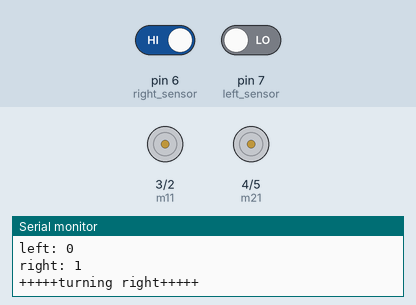
This sketch was run on a simulated Arduino Uno, built with avr-gcc and run on an emulated ATmega328P. Shown: motor-driver pin pairs drawn as motors (green arrow = first pin HIGH = forward, orange = second pin HIGH = backward, longer = more drive), the last lines printed to the serial monitor. Inputs (shaded band) come from the test bench; at power-on: pin 6 (right_sensor) HIGH, pin 7 (left_sensor) LOW.

Above: at 3.6 s.
3.7 s: pin 6 (right_sensor) driven LOW
At 4.3 s:
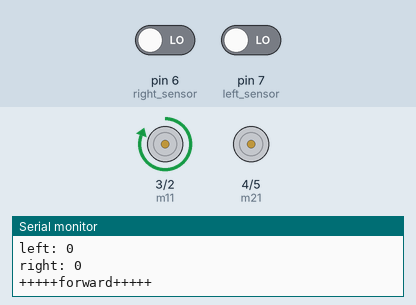
7.3 s: pin 7 (left_sensor) driven HIGH
At 9.6 s:
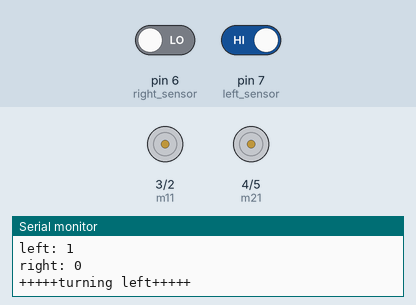
11.7 s: pin 7 (left_sensor) driven LOW
At 12.9 s:
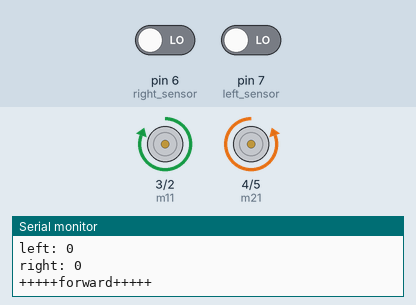
15.7 s: pin 6 (right_sensor) driven HIGH
At 16.6 s:
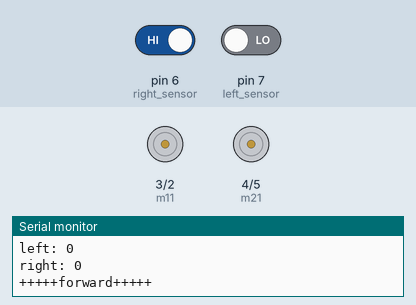
Timing chart, 0 to 21.5 s (numbered marks = the images above; inputs shaded):
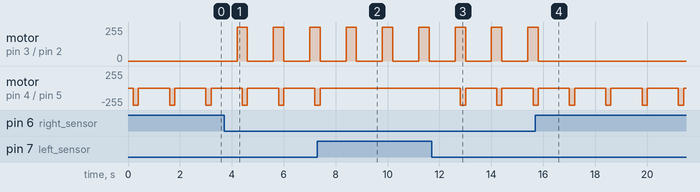

The sketch:

line_follower.ino
```cpp
#define m11 3 //right motor
#define m12 2
#define m21 4 //left motor
#define m22 5

#define left_sensor 7
#define right_sensor 6

int left_ir,right_ir;

void setup() {
  // put your setup code here, to run once:
  pinMode(m11,OUTPUT);
  pinMode(m12,OUTPUT);
  pinMode(m21,OUTPUT);
  pinMode(m22,OUTPUT);
  pinMode(left_sensor,INPUT);
  pinMode(right_sensor,INPUT);

  Serial.begin(9600);
}

void loop() {
  // put your main code here, to run repeatedly

  left_ir = digitalRead(left_sensor);
  right_ir = digitalRead(right_sensor);

  Serial.print("left: ");Serial.println(left_ir);
  Serial.print("right: ");Serial.println(right_ir);

  if( right_ir == 0 && left_ir == 1 ){
    Serial.println("+++++turning left+++++");

    digitalWrite(m11, HIGH);
    digitalWrite(m12, LOW);
    delay(200);

    digitalWrite(m21, LOW);
    digitalWrite(m22, LOW);
    delay(200);
  }
  else if( right_ir == 1 && left_ir == 0 ){
    Serial.println("+++++turning right+++++");

    digitalWrite(m11, LOW);
    digitalWrite(m12, LOW);
    delay(200);

    digitalWrite(m21, LOW);
    digitalWrite(m22, HIGH);
    delay(200);
  }
  if( right_ir == 1 && left_ir == 1 ){
    Serial.println("+++++stop+++++");

    digitalWrite(m11, LOW);
    digitalWrite(m12, LOW);
    delay(200);

    digitalWrite(m21, LOW);
    digitalWrite(m22, LOW);
    delay(200);
  }
  if( right_ir == 0 && left_ir == 0 ){
    Serial.println("+++++forward+++++");

    digitalWrite(m11, HIGH);
    digitalWrite(m12, LOW);
    delay(200);

    digitalWrite(m21, LOW);
    digitalWrite(m22, HIGH);
    delay(200);
  }
  digitalWrite(m11, LOW);
  digitalWrite(m12, LOW);
  digitalWrite(m21, LOW);
  digitalWrite(m22, LOW);

  delay(1000);
}
```

Measured:
- after the input at 3.7 s, motor on pin 3 (m11) / pin 2 (m12): alternates forward 255/255 for 0.40 s and stopped for 1.0 s, starting after 0.50 s
- after the input at 7.3 s, motor on pin 4 (m21) / pin 5 (m22): goes on until 7.4 s, then stays stopped
- after the input at 11.7 s, motor on pin 4 (m21) / pin 5 (m22): alternates backward 255/255 for 0.20 s and stopped for 1.2 s, starting after 1.1 s
- after the input at 15.7 s, motor on pin 3 (m11) / pin 2 (m12): goes on until 15.8 s, then stays stopped
- by itself, motor on pin 4 (m21) / pin 5 (m22): alternates backward 255/255 for 0.20 s and stopped for 1.2 s
